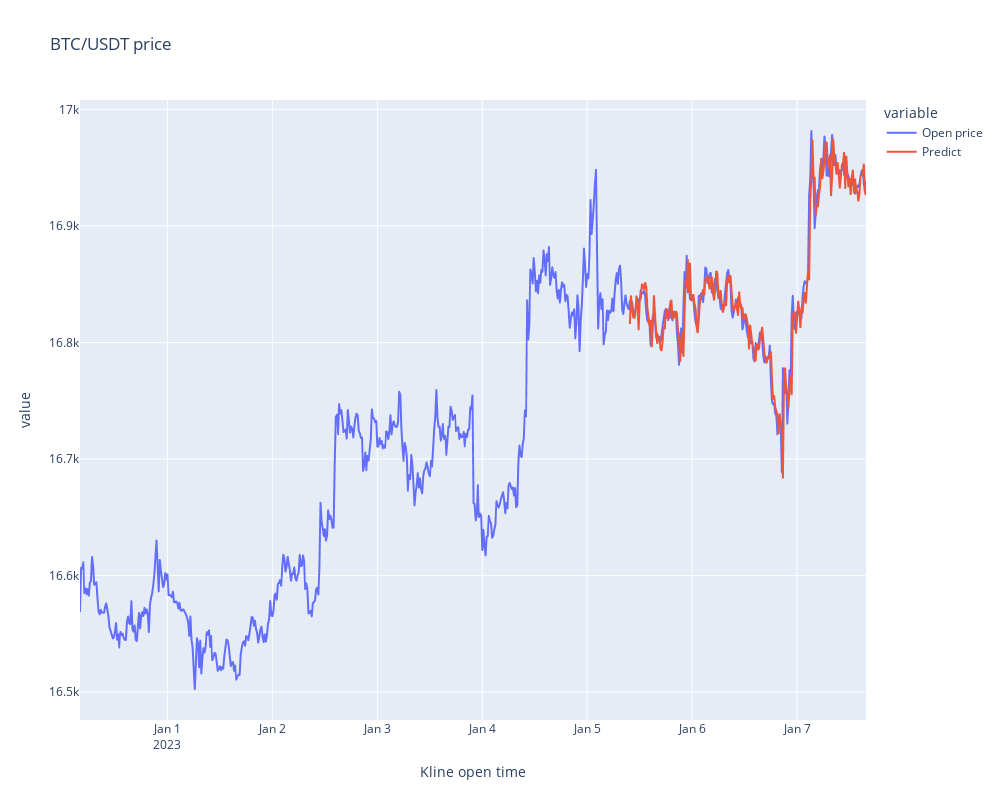

Notebook code cell kept with this figure:
### Markdown cell above
### 📌 Visualize the prediction

### Code cell
visualize_prediction(predictions)

### Figure 1 — Plotly figure (JSON) as saved in the notebook; plotly's stock layout.template omitted (floating-point values rounded to 4 significant figures; data arrays with more than 128 entries replaced by an {"elided": "..."} marker saying what was removed)
{"data": [{"hovertemplate": "variable=Open price<br>Kline open time=%{x}<br>value=%{y}<extra></extra>", "legendgroup": "Open price", "line": {"color": "#636efa", "dash": "solid"}, "marker": {"symbol": "circle"}, "mode": "lines", "name": "Open price", "showlegend": true, "type": "scattergl", "x": {"elided": "720 str values"}, "xaxis": "x", "y": {"elided": "720 float values"}, "yaxis": "y"}, {"hovertemplate": "variable=Predict<br>Kline open time=%{x}<br>value=%{y}<extra></extra>", "legendgroup": "Predict", "line": {"color": "#EF553B", "dash": "solid"}, "marker": {"symbol": "circle"}, "mode": "lines", "name": "Predict", "showlegend": true, "type": "scattergl", "x": {"elided": "720 str values"}, "xaxis": "x", "y": {"elided": "720 float values"}, "yaxis": "y"}], "layout": {"height": 800, "legend": {"title": {"text": "variable"}, "tracegroupgap": 0}, "title": {"text": "BTC/USDT price"}, "width": 1000, "xaxis": {"anchor": "y", "domain": [0, 1], "title": {"text": "Kline open time"}}, "yaxis": {"anchor": "x", "domain": [0, 1], "title": {"text": "value"}}}}
